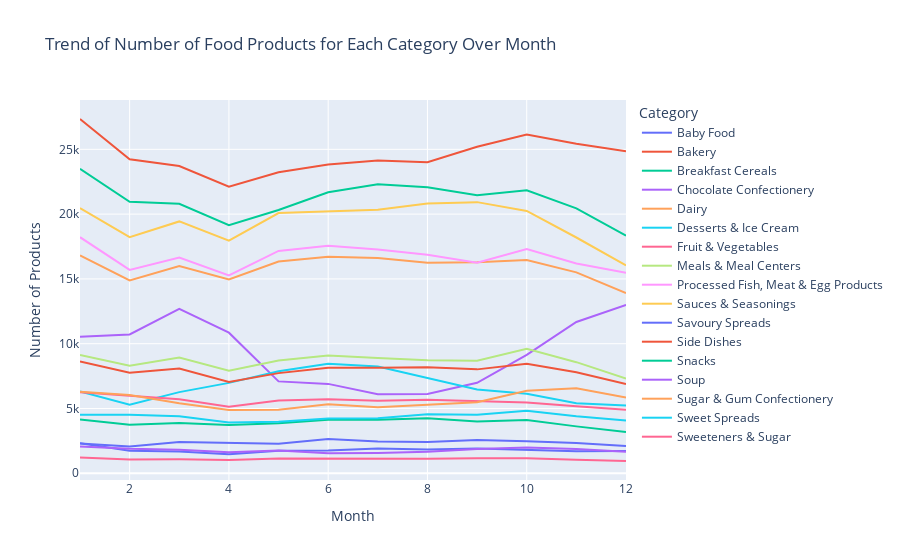
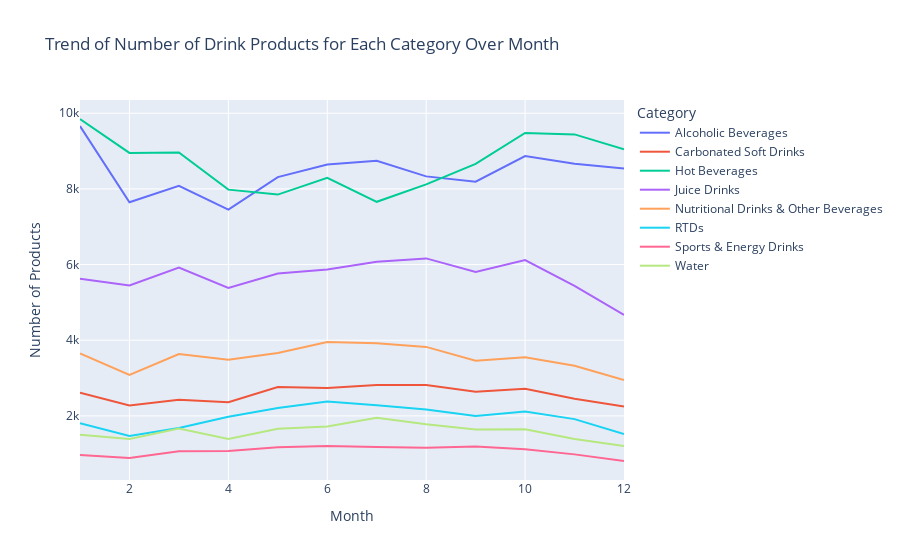

Source (notebook cell) for these figures, in order:
### Markdown cell above
### num_prod by datetime

### Code cell
import plotly.express as px

products['month'] = products['date'].dt.month
# Filter the data for 'Food' super category
food_data = products[products['supercat'] == 'Food']
# Group by month and category to get the count of products for each combination
food_year_cat_counts = food_data.groupby(['month', 'cat'])['p_id'].count().reset_index()

# Pivot the data to have months as rows and categories as columns
food_year_cat_pivot = food_year_cat_counts.pivot(index='month', columns='cat', values='p_id').fillna(0)

# Convert the pivot table to a long format for Plotly
food_year_cat_long = food_year_cat_pivot.reset_index().melt(id_vars='month', var_name='Category', value_name='Number of Products')

# Create an interactive line plot for 'Food'
fig_food = px.line(food_year_cat_long, x='month', y='Number of Products', color='Category', title='Trend of Number of Food Products for Each Category Over Month')

# Update layout for better visualization
fig_food.update_layout(
    xaxis_title='Month',
    yaxis_title='Number of Products',
    legend_title='Category',
    hovermode='x unified'
)

# Show the plot for 'Food'
fig_food.show()

# Filter the data for 'Drink' super category
drink_data = products[products['supercat'] == 'Drink']
# Group by month and category to get the count of products for each combination
drink_year_cat_counts = drink_data.groupby(['month', 'cat'])['p_id'].count().reset_index()

# Pivot the data to have months as rows and categories as columns
drink_year_cat_pivot = drink_year_cat_counts.pivot(index='month', columns='cat', values='p_id').fillna(0)

# Convert the pivot table to a long format for Plotly
drink_year_cat_long = drink_year_cat_pivot.reset_index().melt(id_vars='month', var_name='Category', value_name='Number of Products')

# Create an interactive line plot for 'Drink'
fig_drink = px.line(drink_year_cat_long, x='month', y='Number of Products', color='Category', title='Trend of Number of Drink Products for Each Category Over Month')

# Update layout for better visualization
fig_drink.update_layout(
    xaxis_title='Month',
    yaxis_title='Number of Products',
    legend_title='Category',
    hovermode='x unified'
)

# Show the plot for 'Drink'
fig_drink.show()

### Figure 1 — Plotly figure (JSON) as saved in the notebook; plotly's stock layout.template omitted (floating-point values rounded to 4 significant figures)
{"data": [{"hovertemplate": "Category=Baby Food<br>month=%{x}<br>Number of Products=%{y}<extra></extra>", "legendgroup": "Baby Food", "line": {"color": "#636efa", "dash": "solid"}, "marker": {"symbol": "circle"}, "mode": "lines", "name": "Baby Food", "orientation": "v", "showlegend": true, "type": "scatter", "x": [1, 2, 3, 4, 5, 6, 7, 8, 9, 10, 11, 12], "xaxis": "x", "y": [2298, 2075, 2411, 2345, 2271, 2643, 2445, 2418, 2567, 2476, 2341, 2110], "yaxis": "y"}, {"hovertemplate": "Category=Bakery<br>month=%{x}<br>Number of Products=%{y}<extra></extra>", "legendgroup": "Bakery", "line": {"color": "#EF553B", "dash": "solid"}, "marker": {"symbol": "circle"}, "mode": "lines", "name": "Bakery", "orientation": "v", "showlegend": true, "type": "scatter", "x": [1, 2, 3, 4, 5, 6, 7, 8, 9, 10, 11, 12], "xaxis": "x", "y": [27341, 24240, 23714, 22121, 23237, 23831, 24147, 24010, 25196, 26148, 25424, 24852], "yaxis": "y"}, {"hovertemplate": "Category=Breakfast Cereals<br>month=%{x}<br>Number of Products=%{y}<extra></extra>", "legendgroup": "Breakfast Cereals", "line": {"color": "#00cc96", "dash": "solid"}, "marker": {"symbol": "circle"}, "mode": "lines", "name": "Breakfast Cereals", "orientation": "v", "showlegend": true, "type": "scatter", "x": [1, 2, 3, 4, 5, 6, 7, 8, 9, 10, 11, 12], "xaxis": "x", "y": [4157, 3743, 3884, 3724, 3868, 4138, 4122, 4250, 4003, 4108, 3620, 3180], "yaxis": "y"}, {"hovertemplate": "Category=Chocolate Confectionery<br>month=%{x}<br>Number of Products=%{y}<extra></extra>", "legendgroup": "Chocolate Confectionery", "line": {"color": "#ab63fa", "dash": "solid"}, "marker": {"symbol": "circle"}, "mode": "lines", "name": "Chocolate Confectionery", "orientation": "v", "showlegend": true, "type": "scatter", "x": [1, 2, 3, 4, 5, 6, 7, 8, 9, 10, 11, 12], "xaxis": "x", "y": [10541, 10716, 12688, 10849, 7092, 6899, 6094, 6119, 6984, 9134, 11674, 12997], "yaxis": "y"}, {"hovertemplate": "Category=Dairy<br>month=%{x}<br>Number of Products=%{y}<extra></extra>", "legendgroup": "Dairy", "line": {"color": "#FFA15A", "dash": "solid"}, "marker": {"symbol": "circle"}, "mode": "lines", "name": "Dairy", "orientation": "v", "showlegend": true, "type": "scatter", "x": [1, 2, 3, 4, 5, 6, 7, 8, 9, 10, 11, 12], "xaxis": "x", "y": [16809, 14883, 15986, 14952, 16340, 16707, 16610, 16238, 16282, 16458, 15503, 13912], "yaxis": "y"}, {"hovertemplate": "Category=Desserts & Ice Cream<br>month=%{x}<br>Number of Products=%{y}<extra></extra>", "legendgroup": "Desserts & Ice Cream", "line": {"color": "#19d3f3", "dash": "solid"}, "marker": {"symbol": "circle"}, "mode": "lines", "name": "Desserts & Ice Cream", "orientation": "v", "showlegend": true, "type": "scatter", "x": [1, 2, 3, 4, 5, 6, 7, 8, 9, 10, 11, 12], "xaxis": "x", "y": [6319, 5293, 6262, 6977, 7879, 8453, 8242, 7372, 6473, 6143, 5413, 5235], "yaxis": "y"}, {"hovertemplate": "Category=Fruit & Vegetables<br>month=%{x}<br>Number of Products=%{y}<extra></extra>", "legendgroup": "Fruit & Vegetables", "line": {"color": "#FF6692", "dash": "solid"}, "marker": {"symbol": "circle"}, "mode": "lines", "name": "Fruit & Vegetables", "orientation": "v", "showlegend": true, "type": "scatter", "x": [1, 2, 3, 4, 5, 6, 7, 8, 9, 10, 11, 12], "xaxis": "x", "y": [6254, 6006, 5709, 5142, 5608, 5717, 5593, 5672, 5577, 5466, 5170, 4905], "yaxis": "y"}, {"hovertemplate": "Category=Meals & Meal Centers<br>month=%{x}<br>Number of Products=%{y}<extra></extra>", "legendgroup": "Meals & Meal Centers", "line": {"color": "#B6E880", "dash": "solid"}, "marker": {"symbol": "circle"}, "mode": "lines", "name": "Meals & Meal Centers", "orientation": "v", "showlegend": true, "type": "scatter", "x": [1, 2, 3, 4, 5, 6, 7, 8, 9, 10, 11, 12], "xaxis": "x", "y": [9131, 8304, 8940, 7917, 8699, 9089, 8904, 8720, 8683, 9600, 8576, 7303], "yaxis": "y"}, {"hovertemplate": "Category=Processed Fish, Meat & Egg Products<br>month=%{x}<br>Number of Products=%{y}<extra></extra>", "legendgroup": "Processed Fish, Meat & Egg Products", "line": {"color": "#FF97FF", "dash": "solid"}, "marker": {"symbol": "circle"}, "mode": "lines", "name": "Processed Fish, Meat & Egg Products", "orientation": "v", "showlegend": true, "type": "scatter", "x": [1, 2, 3, 4, 5, 6, 7, 8, 9, 10, 11, 12], "xaxis": "x", "y": [18220, 15698, 16651, 15262, 17158, 17568, 17262, 16869, 16254, 17297, 16196, 15481], "yaxis": "y"}, {"hovertemplate": "Category=Sauces & Seasonings<br>month=%{x}<br>Number of Products=%{y}<extra></extra>", "legendgroup": "Sauces & Seasonings", "line": {"color": "#FECB52", "dash": "solid"}, "marker": {"symbol": "circle"}, "mode": "lines", "name": "Sauces & Seasonings", "orientation": "v", "showlegend": true, "type": "scatter", "x": [1, 2, 3, 4, 5, 6, 7, 8, 9, 10, 11, 12], "xaxis": "x", "y": [20464, 18224, 19436, 17947, 20086, 20220, 20334, 20824, 20926, 20245, 18196, 16037], "yaxis": "y"}, {"hovertemplate": "Category=Savoury Spreads<br>month=%{x}<br>Number of Products=%{y}<extra></extra>", "legendgroup": "Savoury Spreads", "line": {"color": "#636efa", "dash": "solid"}, "marker": {"symbol": "circle"}, "mode": "lines", "name": "Savoury Spreads", "orientation": "v", "showlegend": true, "type": "scatter", "x": [1, 2, 3, 4, 5, 6, 7, 8, 9, 10, 11, 12], "xaxis": "x", "y": [2310, 1737, 1674, 1471, 1748, 1761, 1910, 1827, 1916, 1794, 1707, 1717], "yaxis": "y"}, {"hovertemplate": "Category=Side Dishes<br>month=%{x}<br>Number of Products=%{y}<extra></extra>", "legendgroup": "Side Dishes", "line": {"color": "#EF553B", "dash": "solid"}, "marker": {"symbol": "circle"}, "mode": "lines", "name": "Side Dishes", "orientation": "v", "showlegend": true, "type": "scatter", "x": [1, 2, 3, 4, 5, 6, 7, 8, 9, 10, 11, 12], "xaxis": "x", "y": [8634, 7753, 8089, 7053, 7729, 8137, 8139, 8176, 8019, 8455, 7795, 6889], "yaxis": "y"}, {"hovertemplate": "Category=Snacks<br>month=%{x}<br>Number of Products=%{y}<extra></extra>", "legendgroup": "Snacks", "line": {"color": "#00cc96", "dash": "solid"}, "marker": {"symbol": "circle"}, "mode": "lines", "name": "Snacks", "orientation": "v", "showlegend": true, "type": "scatter", "x": [1, 2, 3, 4, 5, 6, 7, 8, 9, 10, 11, 12], "xaxis": "x", "y": [23497, 20953, 20798, 19143, 20319, 21687, 22311, 22075, 21464, 21833, 20444, 18339], "yaxis": "y"}, {"hovertemplate": "Category=Soup<br>month=%{x}<br>Number of Products=%{y}<extra></extra>", "legendgroup": "Soup", "line": {"color": "#ab63fa", "dash": "solid"}, "marker": {"symbol": "circle"}, "mode": "lines", "name": "Soup", "orientation": "v", "showlegend": true, "type": "scatter", "x": [1, 2, 3, 4, 5, 6, 7, 8, 9, 10, 11, 12], "xaxis": "x", "y": [2064, 1891, 1813, 1630, 1762, 1549, 1569, 1653, 1882, 1990, 1881, 1664], "yaxis": "y"}, {"hovertemplate": "Category=Sugar & Gum Confectionery<br>month=%{x}<br>Number of Products=%{y}<extra></extra>", "legendgroup": "Sugar & Gum Confectionery", "line": {"color": "#FFA15A", "dash": "solid"}, "marker": {"symbol": "circle"}, "mode": "lines", "name": "Sugar & Gum Confectionery", "orientation": "v", "showlegend": true, "type": "scatter", "x": [1, 2, 3, 4, 5, 6, 7, 8, 9, 10, 11, 12], "xaxis": "x", "y": [6290, 6036, 5410, 4886, 4899, 5333, 5098, 5279, 5477, 6362, 6566, 5849], "yaxis": "y"}, {"hovertemplate": "Category=Sweet Spreads<br>month=%{x}<br>Number of Products=%{y}<extra></extra>", "legendgroup": "Sweet Spreads", "line": {"color": "#19d3f3", "dash": "solid"}, "marker": {"symbol": "circle"}, "mode": "lines", "name": "Sweet Spreads", "orientation": "v", "showlegend": true, "type": "scatter", "x": [1, 2, 3, 4, 5, 6, 7, 8, 9, 10, 11, 12], "xaxis": "x", "y": [4522, 4509, 4410, 3912, 3984, 4225, 4238, 4561, 4522, 4834, 4394, 4066], "yaxis": "y"}, {"hovertemplate": "Category=Sweeteners & Sugar<br>month=%{x}<br>Number of Products=%{y}<extra></extra>", "legendgroup": "Sweeteners & Sugar", "line": {"color": "#FF6692", "dash": "solid"}, "marker": {"symbol": "circle"}, "mode": "lines", "name": "Sweeteners & Sugar", "orientation": "v", "showlegend": true, "type": "scatter", "x": [1, 2, 3, 4, 5, 6, 7, 8, 9, 10, 11, 12], "xaxis": "x", "y": [1225, 1071, 1086, 1024, 1139, 1118, 1126, 1113, 1158, 1153, 1038, 948], "yaxis": "y"}], "layout": {"hovermode": "x unified", "legend": {"title": {"text": "Category"}, "tracegroupgap": 0}, "title": {"text": "Trend of Number of Food Products for Each Category Over Month"}, "xaxis": {"anchor": "y", "domain": [0, 1], "title": {"text": "Month"}}, "yaxis": {"anchor": "x", "domain": [0, 1], "title": {"text": "Number of Products"}}}}

### Figure 2 — Plotly figure (JSON) as saved in the notebook; plotly's stock layout.template omitted (floating-point values rounded to 4 significant figures)
{"data": [{"hovertemplate": "Category=Alcoholic Beverages<br>month=%{x}<br>Number of Products=%{y}<extra></extra>", "legendgroup": "Alcoholic Beverages", "line": {"color": "#636efa", "dash": "solid"}, "marker": {"symbol": "circle"}, "mode": "lines", "name": "Alcoholic Beverages", "orientation": "v", "showlegend": true, "type": "scatter", "x": [1, 2, 3, 4, 5, 6, 7, 8, 9, 10, 11, 12], "xaxis": "x", "y": [9659, 7649, 8080, 7451, 8312, 8647, 8742, 8331, 8190, 8868, 8666, 8542], "yaxis": "y"}, {"hovertemplate": "Category=Carbonated Soft Drinks<br>month=%{x}<br>Number of Products=%{y}<extra></extra>", "legendgroup": "Carbonated Soft Drinks", "line": {"color": "#EF553B", "dash": "solid"}, "marker": {"symbol": "circle"}, "mode": "lines", "name": "Carbonated Soft Drinks", "orientation": "v", "showlegend": true, "type": "scatter", "x": [1, 2, 3, 4, 5, 6, 7, 8, 9, 10, 11, 12], "xaxis": "x", "y": [2611, 2276, 2426, 2364, 2766, 2738, 2817, 2815, 2641, 2716, 2451, 2246], "yaxis": "y"}, {"hovertemplate": "Category=Hot Beverages<br>month=%{x}<br>Number of Products=%{y}<extra></extra>", "legendgroup": "Hot Beverages", "line": {"color": "#00cc96", "dash": "solid"}, "marker": {"symbol": "circle"}, "mode": "lines", "name": "Hot Beverages", "orientation": "v", "showlegend": true, "type": "scatter", "x": [1, 2, 3, 4, 5, 6, 7, 8, 9, 10, 11, 12], "xaxis": "x", "y": [9848, 8952, 8965, 7981, 7850, 8295, 7659, 8119, 8660, 9480, 9441, 9050], "yaxis": "y"}, {"hovertemplate": "Category=Juice Drinks<br>month=%{x}<br>Number of Products=%{y}<extra></extra>", "legendgroup": "Juice Drinks", "line": {"color": "#ab63fa", "dash": "solid"}, "marker": {"symbol": "circle"}, "mode": "lines", "name": "Juice Drinks", "orientation": "v", "showlegend": true, "type": "scatter", "x": [1, 2, 3, 4, 5, 6, 7, 8, 9, 10, 11, 12], "xaxis": "x", "y": [5625, 5449, 5918, 5382, 5762, 5869, 6076, 6163, 5803, 6121, 5437, 4670], "yaxis": "y"}, {"hovertemplate": "Category=Nutritional Drinks & Other Beverages<br>month=%{x}<br>Number of Products=%{y}<extra></extra>", "legendgroup": "Nutritional Drinks & Other Beverages", "line": {"color": "#FFA15A", "dash": "solid"}, "marker": {"symbol": "circle"}, "mode": "lines", "name": "Nutritional Drinks & Other Beverages", "orientation": "v", "showlegend": true, "type": "scatter", "x": [1, 2, 3, 4, 5, 6, 7, 8, 9, 10, 11, 12], "xaxis": "x", "y": [3650, 3082, 3637, 3482, 3664, 3956, 3920, 3824, 3460, 3548, 3327, 2949], "yaxis": "y"}, {"hovertemplate": "Category=RTDs<br>month=%{x}<br>Number of Products=%{y}<extra></extra>", "legendgroup": "RTDs", "line": {"color": "#19d3f3", "dash": "solid"}, "marker": {"symbol": "circle"}, "mode": "lines", "name": "RTDs", "orientation": "v", "showlegend": true, "type": "scatter", "x": [1, 2, 3, 4, 5, 6, 7, 8, 9, 10, 11, 12], "xaxis": "x", "y": [1805, 1469, 1682, 1976, 2208, 2378, 2284, 2171, 1997, 2115, 1915, 1519], "yaxis": "y"}, {"hovertemplate": "Category=Sports & Energy Drinks<br>month=%{x}<br>Number of Products=%{y}<extra></extra>", "legendgroup": "Sports & Energy Drinks", "line": {"color": "#FF6692", "dash": "solid"}, "marker": {"symbol": "circle"}, "mode": "lines", "name": "Sports & Energy Drinks", "orientation": "v", "showlegend": true, "type": "scatter", "x": [1, 2, 3, 4, 5, 6, 7, 8, 9, 10, 11, 12], "xaxis": "x", "y": [967, 885, 1065, 1071, 1173, 1204, 1175, 1159, 1188, 1116, 983, 808], "yaxis": "y"}, {"hovertemplate": "Category=Water<br>month=%{x}<br>Number of Products=%{y}<extra></extra>", "legendgroup": "Water", "line": {"color": "#B6E880", "dash": "solid"}, "marker": {"symbol": "circle"}, "mode": "lines", "name": "Water", "orientation": "v", "showlegend": true, "type": "scatter", "x": [1, 2, 3, 4, 5, 6, 7, 8, 9, 10, 11, 12], "xaxis": "x", "y": [1501, 1388, 1669, 1391, 1661, 1720, 1949, 1778, 1640, 1649, 1389, 1206], "yaxis": "y"}], "layout": {"hovermode": "x unified", "legend": {"title": {"text": "Category"}, "tracegroupgap": 0}, "title": {"text": "Trend of Number of Drink Products for Each Category Over Month"}, "xaxis": {"anchor": "y", "domain": [0, 1], "title": {"text": "Month"}}, "yaxis": {"anchor": "x", "domain": [0, 1], "title": {"text": "Number of Products"}}}}
